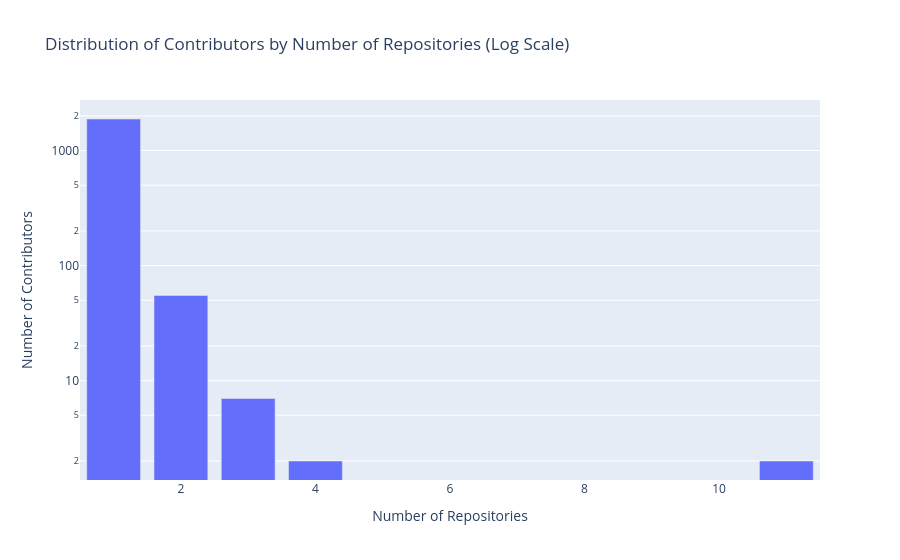
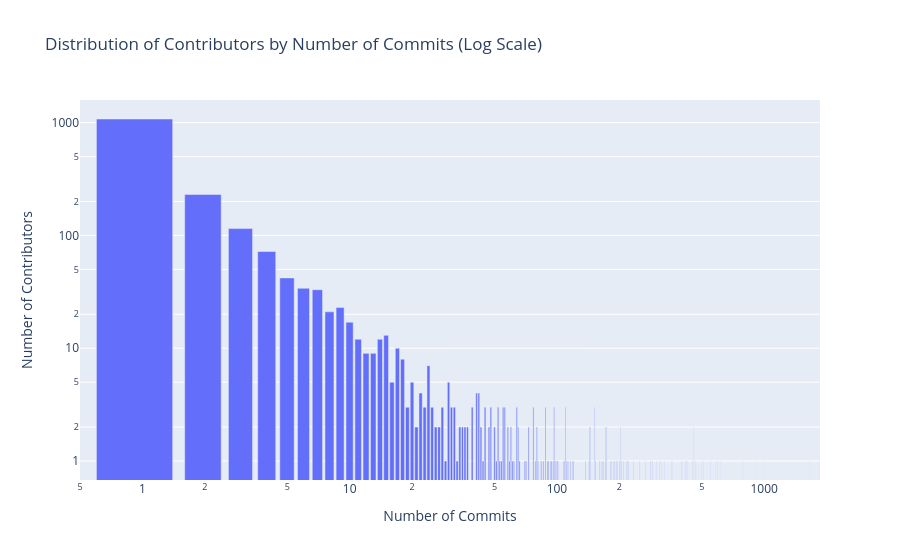

Notebook cell for these charts, in order:
### Code cell
# Load the JSON file
commits_file = f"{path_data}/commits.json"
df = pd.read_json(commits_file, lines=True)

# Group by contributor_id to find the number of unique repositories and total commits
contrib_repos = df.groupby('contributor_id')['repository'].nunique().reset_index(name='num_repositories')
contrib_commits = df.groupby('contributor_id')['repository'].count().reset_index(name='num_commits')

# Merge the two DataFrames to get a summary for each contributor
contrib_summary = pd.merge(contrib_repos, contrib_commits, on='contributor_id')

# Aggregate the data by the number of repositories and number of commits
repos_distribution = contrib_summary['num_repositories'].value_counts().reset_index()
repos_distribution.columns = ['num_repositories', 'count']

commits_distribution = contrib_summary['num_commits'].value_counts().reset_index()
commits_distribution.columns = ['num_commits', 'count']

# Create a bar chart for the number of repositories with log scale
fig_repos = px.bar(repos_distribution, x='num_repositories', y='count', 
                   title='Distribution of Contributors by Number of Repositories (Log Scale)',
                   labels={'num_repositories': 'Number of Repositories', 'count': 'Number of Contributors'},
                   log_y=True)

# Create a bar chart for the number of commits with log scale
fig_commits = px.bar(commits_distribution, x='num_commits', y='count', 
                     title='Distribution of Contributors by Number of Commits (Log Scale)',
                     labels={'num_commits': 'Number of Commits', 'count': 'Number of Contributors'},
                     log_x=True, log_y=True)

fig_repos.show()
fig_commits.show()

import ineqpy

# Calculate the Gini coefficient for the number of repositories
gini_repos = ineqpy.inequality.gini(repos_distribution['count'].values)
print(f'The Gini coefficient for the number of repositories across different contributors is {gini_repos}.')

# Calculate the Gini coefficient for the number of commits
gini_commits = ineqpy.inequality.gini(commits_distribution['count'].values)
print(f'The Gini coefficient for the number of commits across different contributors is {gini_commits}.')

### Figure 1 — Plotly figure (JSON) as saved in the notebook; plotly's stock layout.template omitted (floating-point values rounded to 4 significant figures)
{"data": [{"alignmentgroup": "True", "hovertemplate": "Number of Repositories=%{x}<br>Number of Contributors=%{y}<extra></extra>", "legendgroup": "", "marker": {"color": "#636efa", "pattern": {"shape": ""}}, "name": "", "offsetgroup": "", "orientation": "v", "showlegend": false, "textposition": "auto", "type": "bar", "x": [1, 2, 3, 4, 11], "xaxis": "x", "y": [1881, 55, 7, 2, 2], "yaxis": "y"}], "layout": {"barmode": "relative", "legend": {"tracegroupgap": 0}, "title": {"text": "Distribution of Contributors by Number of Repositories (Log Scale)"}, "xaxis": {"anchor": "y", "domain": [0, 1], "title": {"text": "Number of Repositories"}}, "yaxis": {"anchor": "x", "domain": [0, 1], "title": {"text": "Number of Contributors"}, "type": "log"}}}

### Figure 2 — Plotly figure (JSON) as saved in the notebook; plotly's stock layout.template omitted (floating-point values rounded to 4 significant figures; data arrays with more than 128 entries replaced by an {"elided": "..."} marker saying what was removed)
{"data": [{"alignmentgroup": "True", "hovertemplate": "Number of Commits=%{x}<br>Number of Contributors=%{y}<extra></extra>", "legendgroup": "", "marker": {"color": "#636efa", "pattern": {"shape": ""}}, "name": "", "offsetgroup": "", "orientation": "v", "showlegend": false, "textposition": "auto", "type": "bar", "x": {"elided": "142 int values"}, "xaxis": "x", "y": {"elided": "142 int values"}, "yaxis": "y"}], "layout": {"barmode": "relative", "legend": {"tracegroupgap": 0}, "title": {"text": "Distribution of Contributors by Number of Commits (Log Scale)"}, "xaxis": {"anchor": "y", "domain": [0, 1], "title": {"text": "Number of Commits"}, "type": "log"}, "yaxis": {"anchor": "x", "domain": [0, 1], "title": {"text": "Number of Contributors"}, "type": "log"}}}
